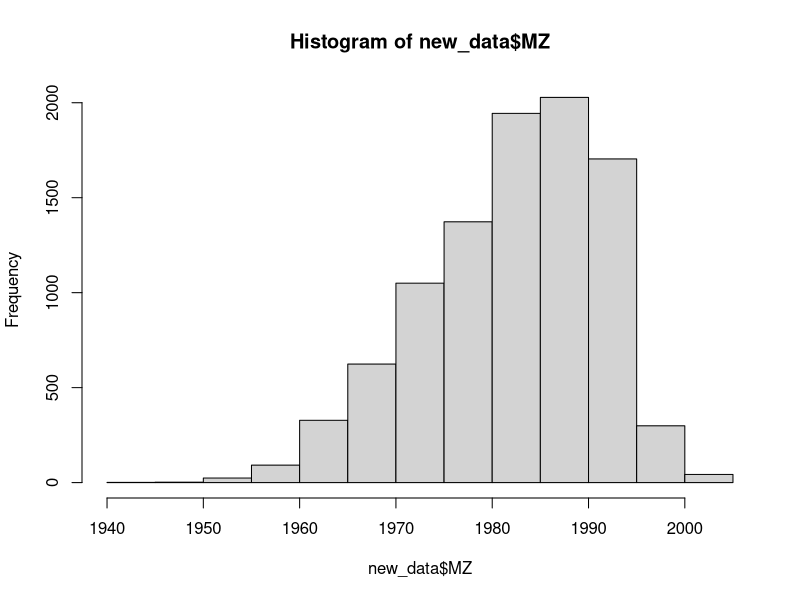

Source code (R):
library(haven)
RAW <- read_sav("RAW.sav")
View(RAW)

table(RAW$W22DQ02A)
class(RAW)

new_data <- data.frame(
  MZ = RAW$W22DQ02A,
  Hierarchical1 = RAW$W22Q25G,
  Hierarchical2 = RAW$W22Q25H,
  Hierarchical3 = RAW$W22Q25I,
  LowCommunicate1 = RAW$W22Q22A,
  LowCommunicate2 = RAW$W22Q22F,
  LowCommunicate3 = RAW$W22Q24A,
  LowCommunicate4 = RAW$W22Q24B,
  LowCommunicate5 = RAW$W22Q24C,
  Satisfaction1 = RAW$W22Q26A,
  Satisfaction2 = RAW$W22Q26B,
  Satisfaction3 = RAW$W22Q26C,
  Satisfaction4 = RAW$W22Q261,
  Commitment1 = RAW$W22Q27B,
  Commitment2 = RAW$W22Q27D,
  Turnover1 = RAW$W22Q27A,
  Turnover2 = RAW$W22Q27C
)

## LowCommunicate 5문항 전부, Turnover2 -> 역처리
new_data$LowCommunicate1 <- 6 - new_data$LowCommunicate1
new_data$LowCommunicate2 <- 6 - new_data$LowCommunicate2
new_data$LowCommunicate3 <- 6 - new_data$LowCommunicate3
new_data$LowCommunicate4 <- 6 - new_data$LowCommunicate4
new_data$LowCommunicate5 <- 6 - new_data$LowCommunicate5
new_data$Turnover2 <- 6 - new_data$Turnover2

## 결측치 확인
colSums(is.na(new_data))

## 이상치 확인
check_outliers <- function(x) {
  sum(x < 1 | x > 5, na.rm = TRUE)
}
sapply(new_data, check_outliers)
lapply(new_data, table, useNA = "ifany")

## 변수 합치기
new_data$Hierarchical <- rowSums(new_data[, c("Hierarchical1", "Hierarchical2", "Hierarchical3")], na.rm = TRUE)
new_data$LowCommunicate <- rowSums(new_data[, c("LowCommunicate1", "LowCommunicate2", "LowCommunicate3", 
                                                "LowCommunicate4", "LowCommunicate5")], na.rm = TRUE)
new_data$Satisfaction <- rowSums(new_data[, c("Satisfaction1", "Satisfaction2", "Satisfaction3", "Satisfaction4")], na.rm = TRUE)
new_data$Commitment <- rowSums(new_data[, c("Commitment1", "Commitment2")], na.rm = TRUE)
new_data$Turnover <- rowSums(new_data[, c("Turnover1", "Turnover2")], na.rm = TRUE)

## MZ 분류하기

hist(new_data$MZ)
table(new_data$MZ)
new_data$IsZGen <- ifelse(new_data$MZ >= 1995 & new_data$MZ <= 2004, 1, 0)

##########################################################################

# 직무 만족에 대한 회귀 분석
satisfaction_model <- lm(Satisfaction ~ Hierarchical, data = new_data)
summary(satisfaction_model)

# 조직 몰입에 대한 회귀 분석
commitment_model <- lm(Commitment ~ Hierarchical, data = new_data)
summary(commitment_model)

# 이직 의도에 대한 회귀 분석
turnover_model <- lm(Turnover ~ Hierarchical, data = new_data)
summary(turnover_model)

##########################################################################

# 매개효과 분석

# 1단계: 독립변수 -> 종속변수
satisfaction_model <- lm(Satisfaction ~ Hierarchical, data = new_data)
commitment_model <- lm(Commitment ~ Hierarchical, data = new_data)
turnover_model <- lm(Turnover ~ Hierarchical, data = new_data)

# 2단계: 독립변수 -> 매개변수
mediator_model <- lm(LowCommunicate ~ Hierarchical, data = new_data)

# 3단계: 매개변수 -> 종속변수
satisfaction_mediator <- lm(Satisfaction ~ LowCommunicate, data = new_data)
commitment_mediator <- lm(Commitment ~ LowCommunicate, data = new_data)
turnover_mediator <- lm(Turnover ~ LowCommunicate, data = new_data)

# 4단계: 독립변수와 매개변수를 모두 포함
satisfaction_full <- lm(Satisfaction ~ Hierarchical + LowCommunicate, data = new_data)
commitment_full <- lm(Commitment ~ Hierarchical + LowCommunicate, data = new_data)
turnover_full <- lm(Turnover ~ Hierarchical + LowCommunicate, data = new_data)

# 결과 확인
summary(satisfaction_model)
summary(commitment_model)
summary(turnover_model)
summary(mediator_model)
summary(satisfaction_mediator)
summary(commitment_mediator)
summary(turnover_mediator)
summary(satisfaction_full)
summary(commitment_full)
summary(turnover_full)

##########################################################################

# Z세대 데이터 필터링
z_gen_data <- subset(new_data, IsZGen == 1)

# 1단계: 독립변수 -> 종속변수
satisfaction_model <- lm(Satisfaction ~ Hierarchical, data = z_gen_data)
commitment_model <- lm(Commitment ~ Hierarchical, data = z_gen_data)
turnover_model <- lm(Turnover ~ Hierarchical, data = z_gen_data)

# 2단계: 독립변수 -> 매개변수
mediator_model <- lm(LowCommunicate ~ Hierarchical, data = z_gen_data)

# 3단계: 매개변수 -> 종속변수
satisfaction_mediator <- lm(Satisfaction ~ LowCommunicate, data = z_gen_data)
commitment_mediator <- lm(Commitment ~ LowCommunicate, data = z_gen_data)
turnover_mediator <- lm(Turnover ~ LowCommunicate, data = z_gen_data)

# 4단계: 독립변수와 매개변수를 모두 포함
satisfaction_full <- lm(Satisfaction ~ Hierarchical + LowCommunicate, data = z_gen_data)
commitment_full <- lm(Commitment ~ Hierarchical + LowCommunicate, data = z_gen_data)
turnover_full <- lm(Turnover ~ Hierarchical + LowCommunicate, data = z_gen_data)

# 결과 확인
summary(satisfaction_model)
summary(commitment_model)
summary(turnover_model)
summary(mediator_model)
summary(satisfaction_mediator)
summary(commitment_mediator)
summary(turnover_mediator)
summary(satisfaction_full)
summary(commitment_full)
summary(turnover_full)



# 직무 만족에 대한 조절효과 확인
satisfaction_mz_model <- lm(Satisfaction ~ Hierarchical * IsZGen, data = new_data)
summary(satisfaction_mz_model)

# 조직 몰입에 대한 조절효과 확인
commitment_mz_model <- lm(Commitment ~ Hierarchical * IsZGen, data = new_data)
summary(commitment_mz_model)

# 이직 의도에 대한 조절효과 확인
turnover_mz_model <- lm(Turnover ~ Hierarchical * IsZGen, data = new_data)
summary(turnover_mz_model)


# 매개변수 LowCommunicate와 조절변수 IsZGen의 상호작용 포함
satisfaction_mediation_mod <- lm(Satisfaction ~ Hierarchical * IsZGen + LowCommunicate * IsZGen, data = new_data)
commitment_mediation_mod <- lm(Commitment ~ Hierarchical * IsZGen + LowCommunicate * IsZGen, data = new_data)
turnover_mediation_mod <- lm(Turnover ~ Hierarchical * IsZGen + LowCommunicate * IsZGen, data = new_data)

# 결과 확인
summary(satisfaction_mediation_mod)
summary(commitment_mediation_mod)
summary(turnover_mediation_mod)




